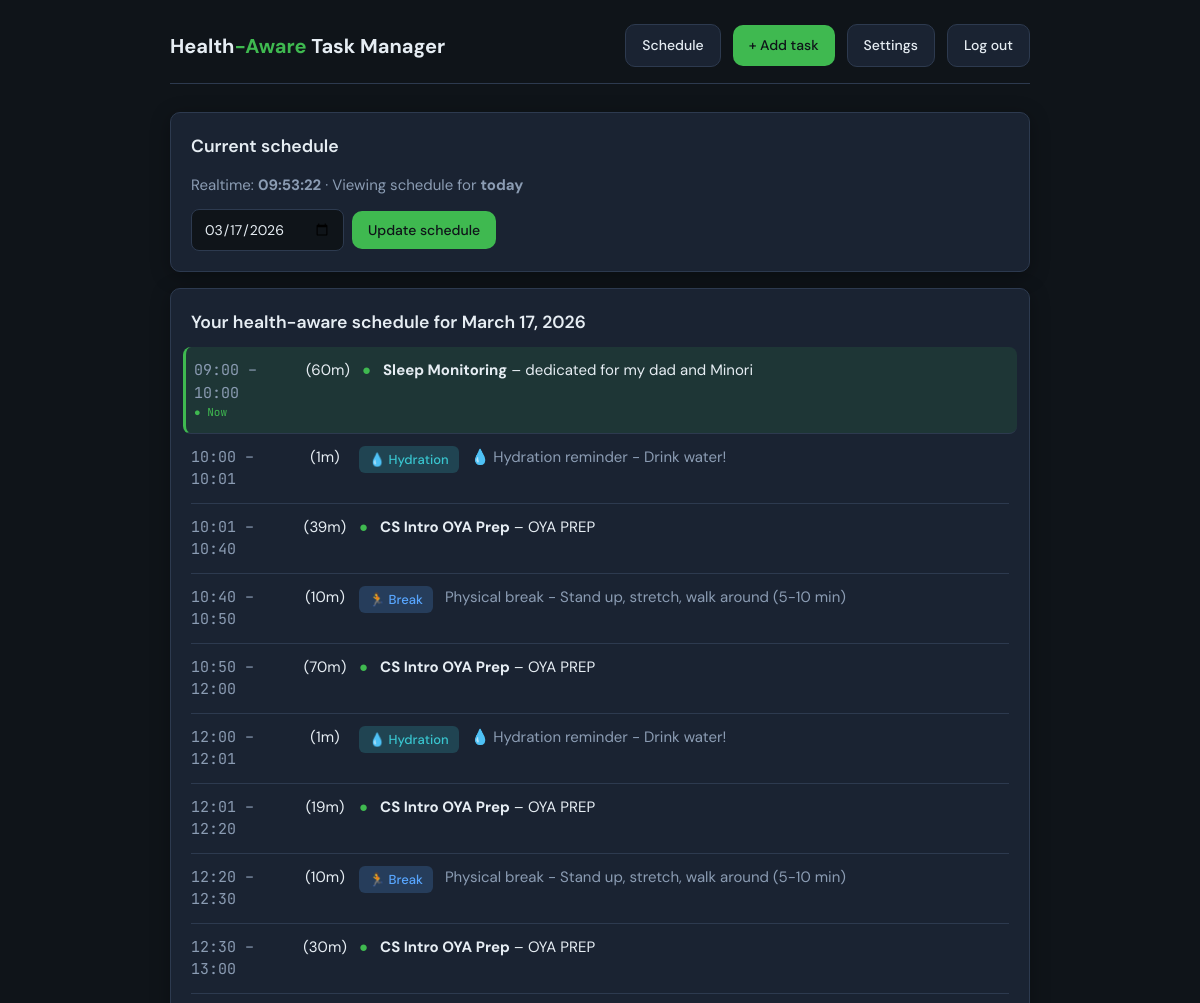
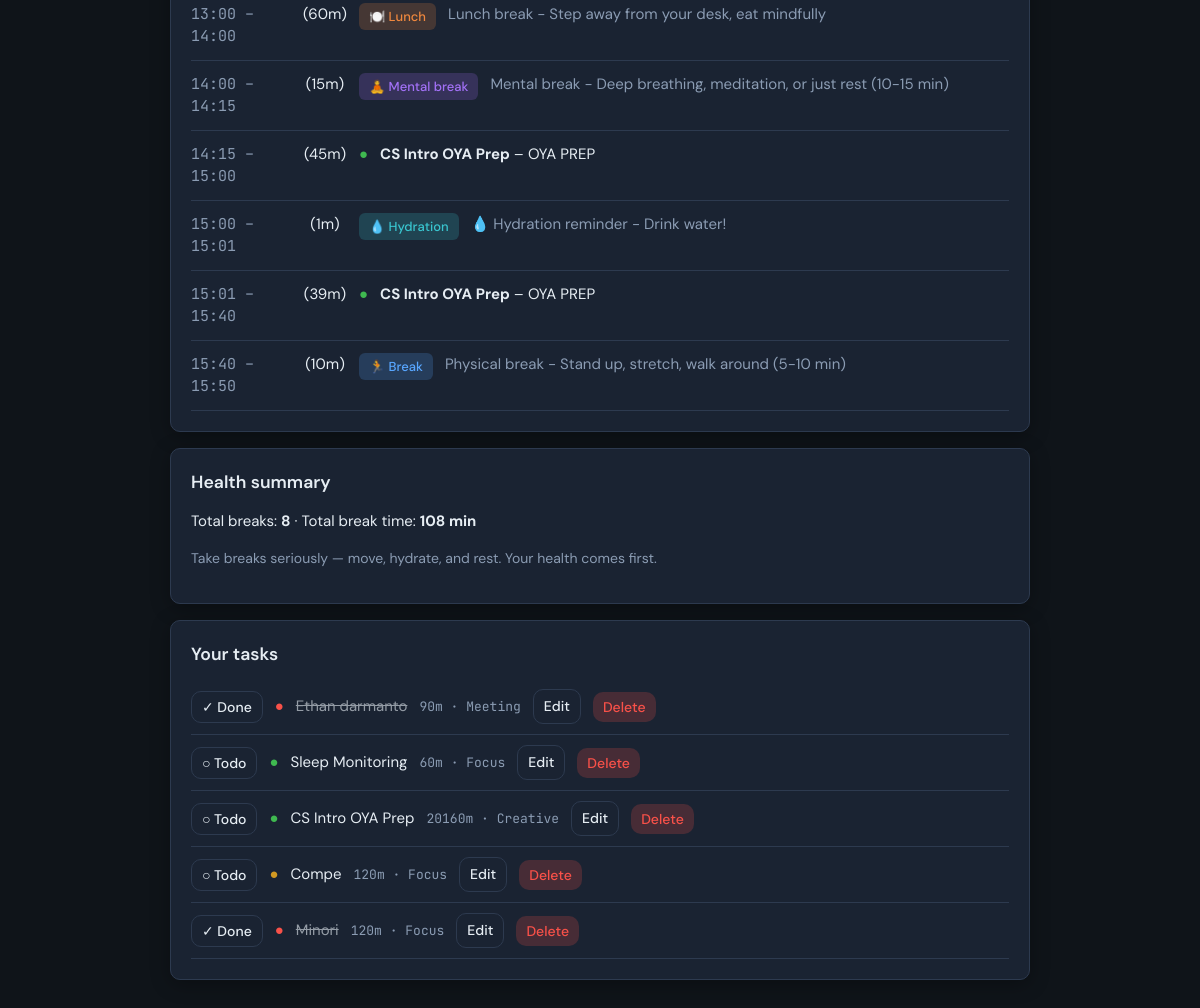
The app's page / (signed in) with its own data (2 pictures, top to bottom).
### tasks/models.py (models this page shows, shortened)
class Task(models.Model):
    PRIORITY_CHOICES = [
        ('high', 'High'),
        ('medium', 'Medium'),
        ('low', 'Low'),
    ]
    TASK_TYPE_CHOICES = [
        ('focus', 'Focus'),
        ('meeting', 'Meeting'),
        ('admin', 'Admin'),
        ('creative', 'Creative'),
        ('learning', 'Learning'),
    ]
    name = models.CharField(max_length=200)
    duration_minutes = models.PositiveIntegerField()
    priority = models.CharField(max_length=10, choices=PRIORITY_CHOICES, default='medium')
    task_type = models.CharField(max_length=20, choices=TASK_TYPE_CHOICES, default='focus')
    deadline = models.DateField(null=True, blank=True)
    description = models.TextField(blank=True)
    completed = models.BooleanField(default=False)
    created_at = models.DateTimeField(auto_now_add=True)
    class Meta:
        ordering = ['-created_at']

### tasks/views.py (the view)
# urls.py: path('', views.home, name='home'),
@login_required
def home(request):
    tasks = Task.objects.all()
    settings = ScheduleSettings.get_settings()
    schedule_date = request.GET.get('date')
    if schedule_date:
        try:
            schedule_date = date.fromisoformat(schedule_date)
        except ValueError:
            schedule_date = date.today()
    else:
        schedule_date = date.today()
    schedule_items = []
    health_summary = {}
    if tasks.filter(completed=False).exists():
        schedule_items, health_summary = build_schedule(
            tasks, settings, schedule_date=schedule_date
        )
    now = datetime.now()
    return render(request, 'tasks/home.html', {
        'tasks': tasks,
        'schedule_items': schedule_items,
        'health_summary': health_summary,
        'schedule_date': schedule_date,
        'settings': settings,
        'now': now,
        'today': date.today(),
    })

### task_manager.py (called while the page is built)
    def add_task(
        self,
        name: str,
        duration_minutes: int,
        priority: str = "medium",
        task_type: str = "focus",
        deadline: Optional[str] = None,
        description: str = ""
    ):
        task = Task(
            name=name,
            duration_minutes=duration_minutes,
            priority=TaskPriority(priority.lower()),
            task_type=TaskType(task_type.lower()),
            deadline=deadline,
            description=description
        )
        self.tasks.append(task)
        return task

    def get_health_summary(self) -> Dict:
        if not self.scheduled_items:
            return {}
        breaks = [item for item in self.scheduled_items if item.is_break]
        total_break_time = sum(
            (item.end_time - item.start_time).total_seconds() / 60
            for item in breaks
        )
        break_types = {}
        for item in breaks:
            if item.break_item:
                break_type = item.break_item.type
                break_types[break_type] = break_types.get(break_type, 0) + 1
        return {
            "total_breaks": len(breaks),
            "total_break_time_minutes": int(total_break_time),
            "break_types": break_types
        }

### tasks/models.py (called while the page is built)
    @classmethod
    def get_settings(cls):
        obj = cls.objects.first()
        if obj is None:
            obj = cls.objects.create()
        return obj

### tasks/services.py (called while the page is built)
def get_manager_from_settings(settings):
    return HealthAwareTaskManager(
        work_start_hour=settings.work_start_hour,
        work_end_hour=settings.work_end_hour,
        focus_block_max_hours=settings.focus_block_max_hours,
        break_interval_minutes=settings.break_interval_minutes,
        lunch_duration_minutes=settings.lunch_duration_minutes,
        lunch_hour=settings.lunch_hour,
    )

### templates/tasks/home.html (shortened to what this page needs)
{% extends 'base.html' %}
{% block content %}
<div class="card">
  <h2>Current schedule</h2>
  <p style="color:var(--text-muted);margin-bottom:12px;">Realtime: <strong id="live-time">{{ now|time:"H:i:s" }}</strong> · Viewing schedule for <strong>{% if schedule_date == today %}today{% else %}{{ schedule_date|date:"l j F Y" }}{% endif %}</strong></p>
  <form method="get" action="{% url 'tasks:home' %}" style="display:flex;gap:8px;align-items:center;flex-wrap:wrap;">
    <input type="date" name="date" value="{{ schedule_date|date:'Y-m-d' }}" class="form-input custom-date-picker" style="width:auto;">
    <button type="submit" class="btn btn-primary">Update schedule</button>
  </form>
</div>
{% if schedule_items %}
<div class="card">
  <h2>Your health-aware schedule for {{ schedule_date }}</h2>
  <ul class="schedule-list" style="list-style:none;padding:0;margin:0;">
    {% for item in schedule_items %}
    <li class="schedule-item {% if schedule_date == today and now >= item.start_time and now <= item.end_time %}schedule-item-current{% endif %}" style="display:flex;align-items:flex-start;gap:12px;padding:12px 0;border-bottom:1px solid var(--border);">
      <span class="mono" style="flex-shrink:0;width:100px;color:var(--text-muted);">
        {{ item.start_time|time:"H:i" }} – {{ item.end_time|time:"H:i" }}
        {% if schedule_date == today and now >= item.start_time and now <= item.end_time %}<span class="now-badge" style="display:block;font-size:11px;color:var(--accent);">● Now</span>{% endif %}
      </span>
      <span style="flex-shrink:0;width:44px;text-align:center;" title="{{ item.duration_minutes }} min">({{ item.duration_minutes }}m)</span>
      {% if item.is_break %}
        <span class="break-badge break-{{ item.break_type }}" style="padding:4px 10px;border-radius:6px;font-size:13px;font-weight:500;">
          {% if item.break_type == 'physical' %}🏃 Break{% endif %}
          {% if item.break_type == 'mental' %}🧘 Mental break{% endif %}
          {% if item.break_type == 'hydration' %}💧 Hydration{% endif %}
          {% if item.break_type == 'meal' %}🍽️ Lunch{% endif %}
        </span>
        <span style="color:var(--text-muted);">{{ item.break_description }}</span>
      {% else %}
        <span class="priority-dot priority-{{ item.task_priority }}">●</span>
        <span><strong>{{ item.task_name }}</strong>{% if item.task_description %} – {{ item.task_description }}{% endif %}</span>
      {% endif %}
    </li>
    {% endfor %}
  </ul>
</div>
{% if health_summary %}
<div class="card">
  <h2>Health summary</h2>
  <p>Total breaks: <strong>{{ health_summary.total_breaks }}</strong> · Total break time: <strong>{{ health_summary.total_break_time_minutes }} min</strong></p>
  <p style="color:var(--text-muted);font-size:14px;">Take breaks seriously — move, hydrate, and rest. Your health comes first.</p>
</div>
{% endif %}
{% else %}
<div class="card">
  <p style="color:var(--text-muted);">No tasks yet, or all tasks are completed. <a href="{% url 'tasks:task_add' %}">Add a task</a> to generate a health-aware schedule.</p>
</div>
{% endif %}
<div class="card">
  <h2>Your tasks</h2>
  {% if tasks %}
  <ul style="list-style:none;padding:0;margin:0;">
    {% for task in tasks %}
    <li style="display:flex;align-items:center;gap:12px;padding:10px 0;border-bottom:1px solid var(--border);">
      <form action="{% url 'tasks:task_toggle_done' task.pk %}" method="post" style="margin:0;">{% csrf_token %}
        <button type="submit" class="btn btn-secondary" style="padding:6px 10px;" title="Toggle done">
          {% if task.completed %}✓ Done{% else %}○ Todo{% endif %}
        </button>
      </form>
      <span class="priority-dot priority-{{ task.priority }}">●</span>
      <span style="{% if task.completed %}opacity:0.6;text-decoration:line-through;{% endif %}">{{ task.name }}</span>
      <span class="mono" style="color:var(--text-muted);font-size:13px;">{{ task.duration_minutes }}m · {{ task.get_task_type_display }}</span>
      <a href="{% url 'tasks:task_edit' task.pk %}" class="btn btn-secondary" style="padding:6px 10px;">Edit</a>
      <form action="{% url 'tasks:task_delete' task.pk %}" method="post" style="margin:0;" onsubmit="return confirm('Delete this task?');">{% csrf_token %}
        <button type="submit" class="btn btn-danger" style="padding:6px 10px;">Delete</button>
      </form>
    </li>
    {% endfor %}
  </ul>
  {% else %}
  <p style="color:var(--text-muted);">No tasks. <a href="{% url 'tasks:task_add' %}">Add your first task</a>.</p>
  {% endif %}
</div>
{% endblock %}

### templates/base.html (style rules this page uses)
:root { --bg: #0f1419; --surface: #1a2332; --surface-hover: #243044; --border: #2d3a4f; --text: #e6edf3; --text-muted: #8b9cb3; --accent: #3fb950; --accent-dim: #238636; --break-physical: #58a6ff; --break-mental: #a371f7; --break-meal: #f0883e; --break-hydration: #39c5cf; --priority-high: #f85149; --priority-medium: #d29922; --priority-low: #3fb950; --radius: 10px; --shadow: 0 4px 20px rgba(0,0,0,0.3); }
* { box-sizing: border-box; }
body { margin: 0; min-height: 100vh; background: var(--bg); color: var(--text); font-family: 'DM Sans', system-ui, sans-serif; font-size: 15px; line-height: 1.5; }
a { color: var(--accent); text-decoration: none; }
.btn { display: inline-flex; align-items: center; gap: 6px; padding: 10px 16px; border-radius: var(--radius); font-weight: 500; font-family: inherit; font-size: 14px; cursor: pointer; border: none; transition: background 0.15s, color 0.15s; }
.btn-primary { background: var(--accent); color: var(--bg); }
.btn-secondary { background: var(--surface); color: var(--text); border: 1px solid var(--border); }
.btn-danger { background: rgba(248,81,73,0.2); color: var(--priority-high); }
.card { background: var(--surface); border: 1px solid var(--border); border-radius: var(--radius); padding: 20px; margin-bottom: 16px; box-shadow: var(--shadow); }
.card h2 { margin: 0 0 12px 0; font-size: 1.1rem; font-weight: 600; color: var(--text); }
.form-input, .form-select, .form-textarea { width: 100%; padding: 10px 12px; border-radius: 8px; border: 1px solid var(--border); background: var(--bg); color: var(--text); font-family: inherit; font-size: 14px; }
.mono { font-family: 'JetBrains Mono', monospace; }
input.custom-date-picker { cursor: pointer; }

### templates/tasks/home.html (style rules this page uses)
.break-physical { background: rgba(88,166,255,0.2); color: var(--break-physical); }
.break-mental { background: rgba(163,113,247,0.2); color: var(--break-mental); }
.break-hydration { background: rgba(57,197,207,0.2); color: var(--break-hydration); }
.break-meal { background: rgba(240,136,62,0.2); color: var(--break-meal); }
.priority-dot.priority-high { color: var(--priority-high); }
.priority-dot.priority-medium { color: var(--priority-medium); }
.priority-dot.priority-low { color: var(--priority-low); }
.schedule-item-current { background: rgba(63, 185, 80, 0.12); border-radius: 8px; margin: 0 -8px; padding: 12px 8px !important; border-left: 3px solid var(--accent); }

### records on screen
Task: task_name "Sleep Monitoring", task_description "dedicated for my dad and Minori", completed "○ Todo", name "Sleep Monitoring", duration_minutes "60", task_type "Focus"
Task: task_name "CS Intro OYA Prep" "CS Intro OYA Prep" "CS Intro OYA Prep" "CS Intro OYA Prep" "CS Intro OYA Prep" "CS Intro OYA Prep", task_description "OYA PREP" "OYA PREP" "OYA PREP" "OYA PREP" "OYA PREP" "OYA PREP", completed "○ Todo", name "CS Intro OYA Prep", duration_minutes "20160", task_type "Creative"
Task: completed "✓ Done", name "Ethan darmanto", duration_minutes "90", task_type "Meeting"
Task: completed "○ Todo", name "Compe", duration_minutes "120", task_type "Focus"
Task: completed "✓ Done", name "Minori", duration_minutes "120", task_type "Focus"

### other values on screen
{{ schedule_date }} "March 17, 2026"
{{ item.start_time|time:"H:i" }} "09:00" "10:00" "10:01" "10:40" "10:50" "12:00" "12:01" "12:20" "12:30" "13:00" "14:00" "14:15" "15:00" "15:01" "15:40"
{{ item.end_time|time:"H:i" }} "10:00" "10:01" "10:40" "10:50" "12:00" "12:01" "12:20" "12:30" "13:00" "14:00" "14:15" "15:00" "15:01" "15:40" "15:50"
{{ item.duration_minutes }} "60" "1" "39" "10" "70" "1" "19" "10" "30" "60" "15" "45" "1" "39" "10"
{{ item.break_description }} "💧 Hydration reminder - Drink water!" "Physical break - Stand up, stretch, walk around (5-10 min)" "💧 Hydration reminder - Drink water!" "Physical break - Stand up, stretch, walk around (5-10 min)" "Lunch break - Step away from your desk, eat mindfully" "Mental break - Deep breathing, meditation, or just rest (10-15 min)" "💧 Hydration reminder - Drink water!" "Physical break - Stand up, stretch, walk around (5-10 min)"
{{ health_summary.total_breaks }} "8"
{{ health_summary.total_break_time_minutes }} "108"
